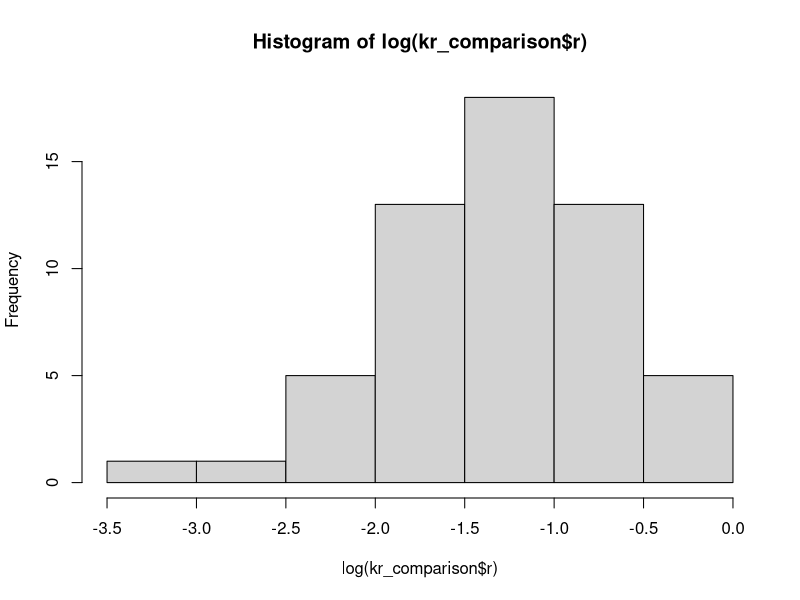
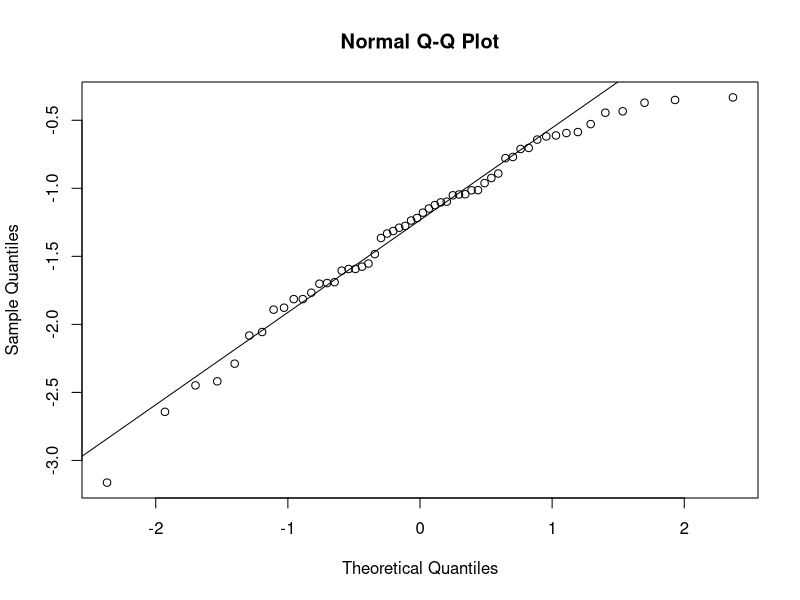
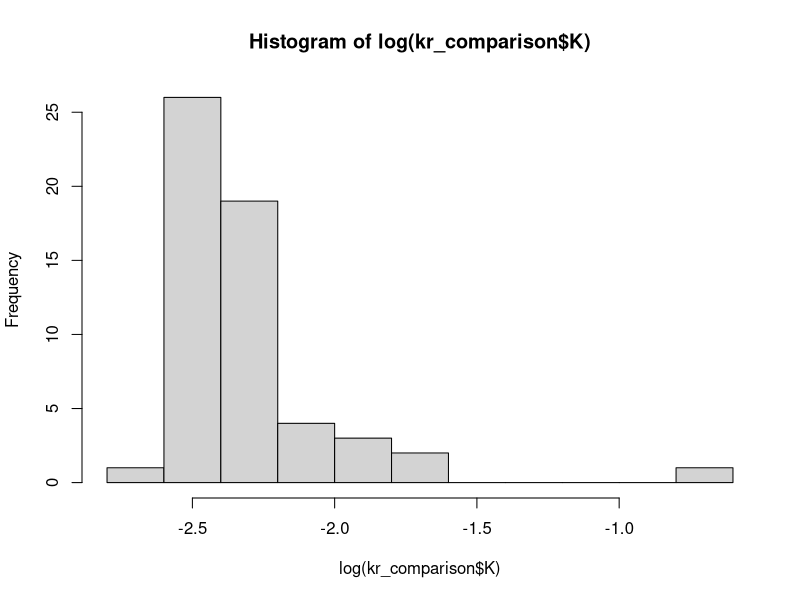
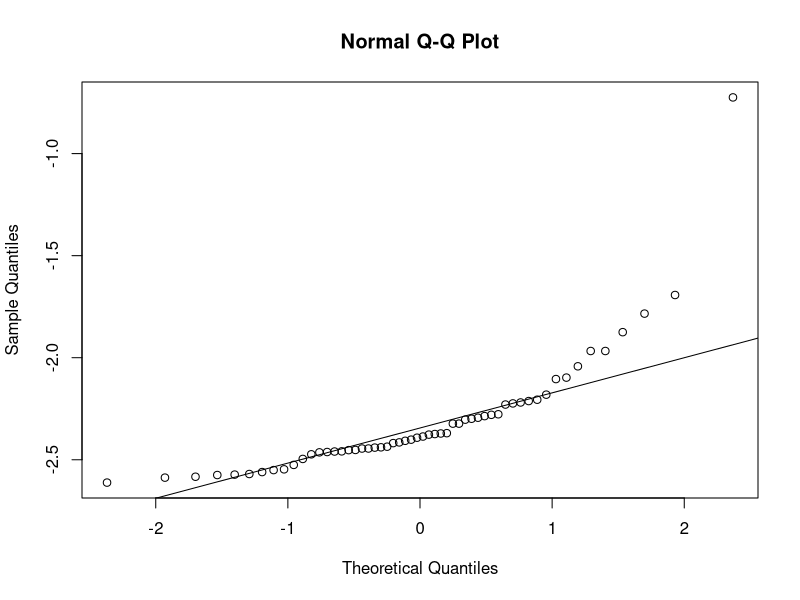

These figures' R source, in order: (Note: this script raises an error after producing the figures.)
#clear environment
rm(list=ls(all=TRUE))

#load library
library(readxl)
library(tidyverse)
library(here)

#load table
kr_comparison <- read.csv(file = here("rK_comparison.csv"))




#calculate Topt for each temperature and nutrient level

kr_comparison <- group_by(kr_comparison, temperature, nut)
Topt <-summarise_at(kr_comparison,vars(r), list(name= mean),na.rm = TRUE)
Topt

#as factor

kr_comparison$temperature <- as.factor(kr_comparison$temperature)
kr_comparison$nut <- as.factor(kr_comparison$nut)
kr_comparison$treatment <- as.factor(kr_comparison$treatment)

#check distribution

hist(log(kr_comparison$r))
qqnorm(log(kr_comparison$r))
qqline(log(kr_comparison$r))


# ANOVA comparison between K and r of pulse,nutrients and temperature
#### Attention!!!! all variables are used as factors

#r comparison of temperature, nutrients and treatment (pulse or control) 

aov_tem_r <- aov(r~temperature*nut*treatment, data = kr_comparison)

summary(aov_tem_r)

# form post- hoc test in one df and .txt file
res <- TukeyHSD(aov_tem_r)
rtemp <- as.data.frame(res$temperature)
rnut <- as.data.frame(res$nut)
rnuttemp <- as.data.frame(res$`temperature:nut`)

ODTukey_r <- rbind(rtemp,rnut,rnuttemp)

ODTukey_r <- as.data.frame(ODTukey_r)


write.table(ODTukey_r, file = here("OD_r_tukeyhsd.txt"), sep = ";")


#rename column

ODTukey_r <- rename(ODTukey_r, p = "p adj")

#filter significant p values
ODTukey_r <- filter(ODTukey_r, p <= 0.05)

# K comparison of temperature, nutrients and treatment (pulse or control)
#### Attention!!!! all variables are used as factors

#check distribution

hist(log(kr_comparison$K))
qqnorm(log(kr_comparison$K))
qqline(log(kr_comparison$K))



#omit extreme K value 
kr_comparison[56,"K" ] <- NA 

aov_tem_K <- aov(K~temperature*nut*treatment, data = kr_comparison)

summary(aov_tem_K)

# sink post- hoc test in .txt file
res <- TukeyHSD(aov_tem_K)
Ktemp <- as.data.frame(res$temperature)
Knut <- as.data.frame(res$nut)
Knuttemp <- as.data.frame(res$`temperature:nut`)

ODTukey_K <- rbind(Ktemp,Knut,Knuttemp)

write.table(ODTukey_K, file = here("Tables/OD_K_tukeyhsd.txt"), sep = ";")

#rename column

ODTukey_K <- rename(ODTukey_K, p = "p adj")

#filter significant p values
ODTukey_K <- filter(ODTukey_K, p <= 0.05)

